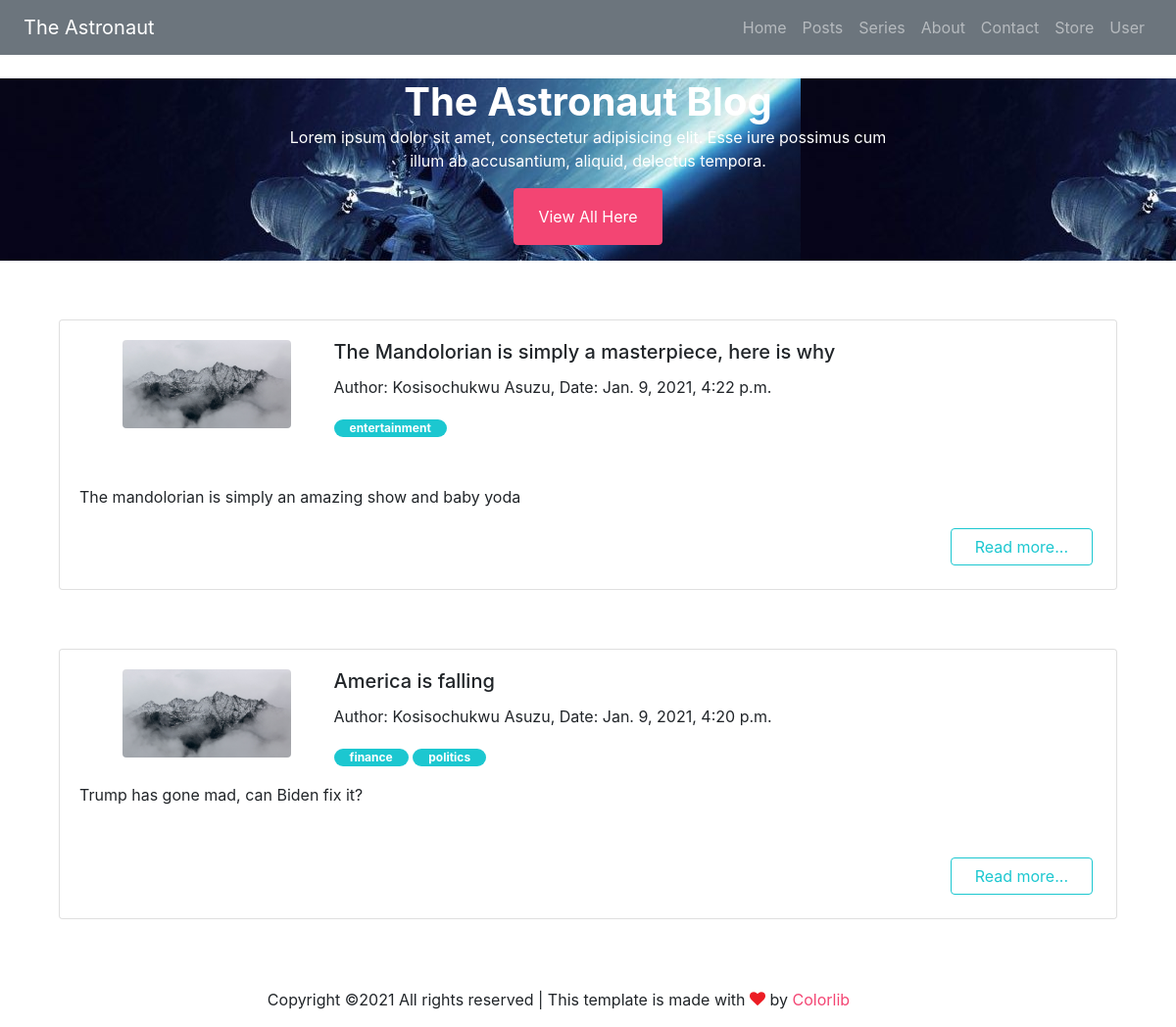
The page / on the database its author committed.
### blog/models.py (models this page shows, shortened)
class Post(models.Model):
    title = models.CharField(max_length=200)
    content = RichTextField(blank=True, null=True)
    category = models.ManyToManyField(Category)
    author = models.ForeignKey(Author, on_delete=models.CASCADE)
    date_written = models.DateTimeField()
    title_image = models.URLField(default="")

class Author(models.Model):
    user = models.ForeignKey(User, on_delete=models.CASCADE)
    def __str__(self):
        u = self.user
        return f'{u.first_name} {u.last_name}'

class Category(models.Model):
    name = models.CharField(max_length=200)

### blog/views.py (the view)
# urls.py: 2. Add a URL to urlpatterns:  path('', views.home, name='home')
def home(request):
    posts_obj = Post.objects.all()[::-1][:2]
    context = {
        "object_list": posts_obj
    }
    return render(request, 'home.html', context)

### blog/templates/home.html (shortened to what this page needs)
{% extends 'base.html' %}
{% block content%}
<div class="loader">
  {% include 'loader.html' %}
</div>
    {% for post in object_list%}
    {% include 'article_card.html' with post=post%}
    {% endfor %}
{% endblock content%}

### blog/templates/article_card.html (shortened to what this page needs)
  <div class="article">
      <div class="card card-20201">
              {% load static %}
              <div class="card-body">
                <div class="col-lg-3 text-center side-image">
                  <img src="{% static 'images/hero_1.jpg' %}" alt="Image" class="img-fluid w-75 rounded img-raised">
                </div>
                <div>
                <h5 class="card-title">{{post.title}}</h5>
                    <p>
                        Author: {{post.author}}, Date: {{post.date_written}}
                    </p>
                    <p>
                        {% for cat in post.category.all %}
                        <span class="badge px-3 badge-pill badge-info">{{cat.name}}</span>
                        {% endfor %}
                    </p>
                <p class="card-text mb-5">{{post.content | safe }}</p>
                <a href="{% url 'Article' post.pk %}" class="btn px-4 m-1 btn-outline-info read-more ">Read more...</a>
                </div>
              </div>
  </div>
  </div>

### blog/static/css/mystyle.css (style rules this page uses)
.article { width:90%; margin: 5%; }
.read-more { float: right; }
.side-image { display:inline-block; float:left; }
.loader { margin: 0px; }

### rows shown on the page
Post: title "The Mandolorian is simply a masterpiece, here is why", author "Kosisochukwu Asuzu", date_written "Jan. 9, 2021, 4:22 p.m.", content "The mandolorian is simply an amazing show and baby yoda"
Category: name "entertainment"
Post: title "America is falling", author "Kosisochukwu Asuzu", date_written "Jan. 9, 2021, 4:20 p.m.", content "Trump has gone mad, can Biden fix it?"
Category: name "finance"
Category: name "politics"
